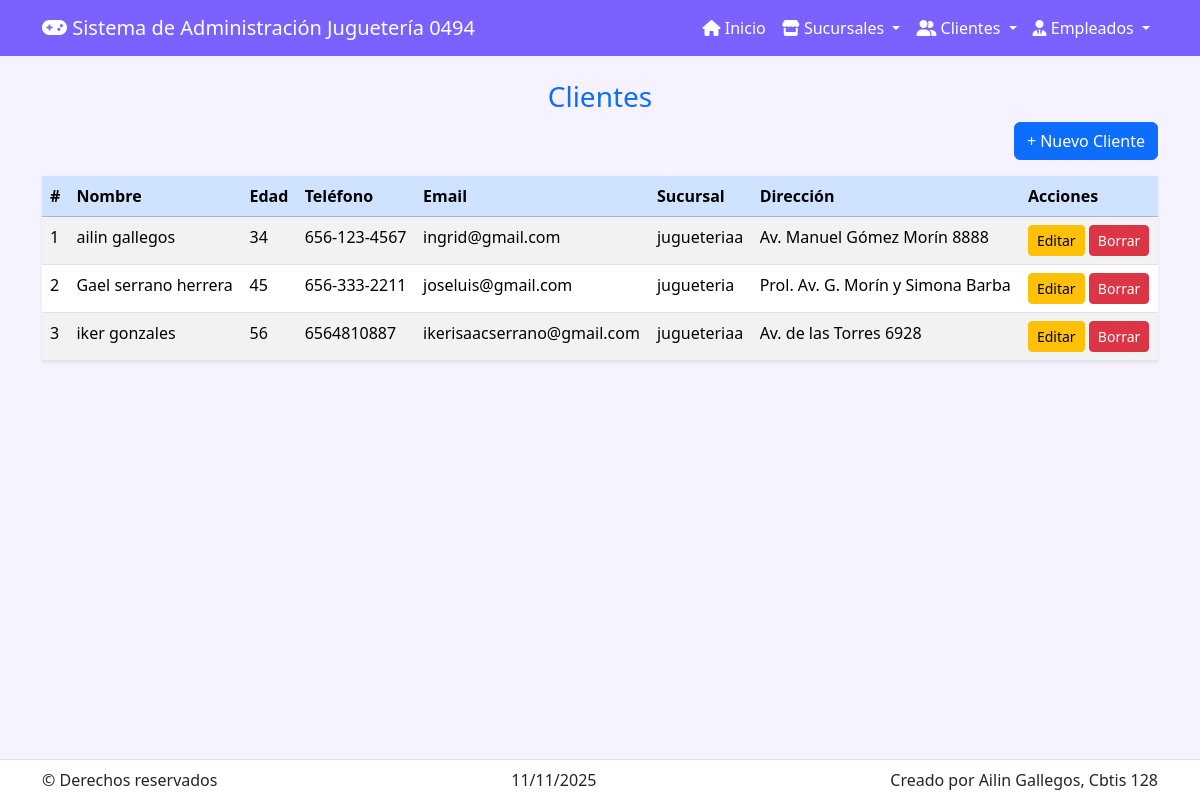
/clientes/, run on the app's committed database.
### app_Jugueteria/models.py (models this page shows, shortened)
class Cliente(models.Model):
    nombre = models.CharField(max_length=100)
    apellido = models.CharField(max_length=100)
    edad = models.PositiveIntegerField(blank=True, null=True)
    direccion = models.CharField(max_length=200, blank=True, null=True)
    telefono = models.CharField(max_length=20, blank=True, null=True)
    email = models.EmailField(blank=True, null=True)
    id_sucursal = models.ForeignKey(Sucursal, on_delete=models.CASCADE, related_name="clientes")

class Sucursal(models.Model):
    nombre = models.CharField(max_length=100)
    direccion = models.CharField(max_length=200)
    ciudad = models.CharField(max_length=100)
    estado = models.CharField(max_length=100)
    telefono = models.CharField(max_length=20, blank=True, null=True)
    codigo_postal = models.CharField(max_length=10, blank=True, null=True)
    email = models.EmailField(blank=True, null=True)
    imagen = models.ImageField(upload_to='sucursales/', blank=True, null=True)

### app_Jugueteria/views.py (the view)
# urls.py: path('clientes/', views.ver_clientes, name='ver_clientes'),
def ver_clientes(request):
    clientes = Cliente.objects.select_related('id_sucursal').all().order_by('id')
    return render(request, 'cliente/ver_clientes.html', {'clientes': clientes})

### app_Jugueteria/templates/cliente/ver_clientes.html
{% extends 'base.html' %}
{% block content %}
<h3 class="text-center text-primary">Clientes</h3>
<div class="mb-3 text-end">
    <a href="{% url 'agregar_cliente' %}" class="btn btn-primary">+ Nuevo Cliente</a>
</div>
<table class="table table-striped table-hover shadow-sm bg-white">
    <thead class="table-primary">
        <tr>
            <th>#</th>
            <th>Nombre</th>
            <th>Edad</th>
            <th>Teléfono</th>
            <th>Email</th>
            <th>Sucursal</th>
            <th>Dirección</th>
            <th>Acciones</th>
        </tr>
    </thead>
    <tbody>
        {% for c in clientes %}
        <tr>
            <td>{{ forloop.counter }}</td>
            <td>{{ c.nombre }} {{ c.apellido }}</td>
            <td>{% if c.edad %}{{ c.edad }}{% else %}-{% endif %}</td>
            <td>{% if c.telefono %}{{ c.telefono }}{% else %}-{% endif %}</td>
            <td>{% if c.email %}{{ c.email }}{% else %}-{% endif %}</td>
            <td>{% if c.id_sucursal %}{{ c.id_sucursal.nombre }}{% else %}-{% endif %}</td>
            <td>{% if c.direccion %}{{ c.direccion }}{% else %}-{% endif %}</td>
            <td>
                <a class="btn btn-sm btn-warning" href="{% url 'actualizar_cliente' c.id %}">Editar</a>
                <a class="btn btn-sm btn-danger" href="{% url 'borrar_cliente' c.id %}">Borrar</a>
            </td>
        </tr>
        {% empty %}
        <tr><td colspan="8" class="text-center">No hay clientes registrados.</td></tr>
        {% endfor %}
    </tbody>
</table>
{% endblock %}

### app_Jugueteria/templates/base.html (style rules this page uses)
:root { --primario:#7b61ff;--secundario:#f6f2ff }
body { background:var(--secundario);padding-bottom:80px }

### data on the page
Cliente: nombre "ailin", apellido "gallegos", edad "34", telefono "656-123-4567", email "ingrid@gmail.com", id_sucursal.nombre "jugueteriaa", direccion "Av. Manuel Gómez Morín 8888"
Cliente: nombre "Gael", apellido "serrano herrera", edad "45", telefono "656-333-2211", email "joseluis@gmail.com", id_sucursal.nombre "jugueteria", direccion "Prol. Av. G. Morín y Simona Barba"
Cliente: nombre "iker", apellido "gonzales", edad "56", telefono "6564810887", email "ikerisaacserrano@gmail.com", id_sucursal.nombre "jugueteriaa", direccion "Av. de las Torres 6928"
